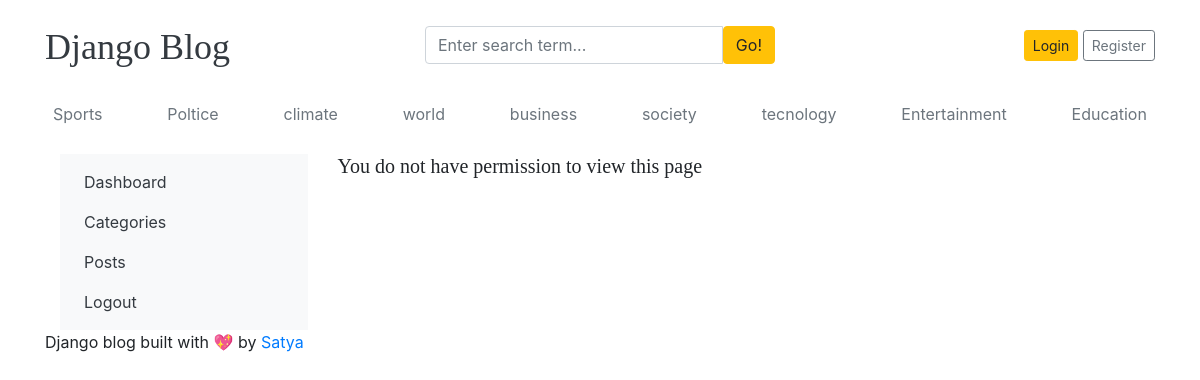
The page /dashboard/users/ on the database its author committed.
### blogs/models.py (models this page shows, shortened)
class Category(models.Model):
    category_name = models.CharField(max_length=50, unique=True)
    created_at = models.DateTimeField(auto_now_add=True)
    updated_at = models.DateTimeField(auto_now=True)
    class Meta:
        verbose_name_plural = 'categories'

### dashboards/views.py (the view)
# urls.py: path('users/',views.users, name='users'),
def users(request):
    users=User.objects.all()
    context={
        'users':users,
    }
    return render(request,'dashboard/users.html',context)

### blogs/context_processors.py (called while the page is built)
def get_categories(request):
    categories = Category.objects.all()
    return dict(categories=categories)

def get_social_links(request):
    social_links = SocialLink.objects.all()
    return dict(social_links=social_links)

### templates/dashboard/users.html
{% extends "base.html" %}
{%block content %}
<div class="row">
 {% include 'dashboard/sidebar.html'%}
     <div class="col-md-9">
      {% if perms.auth.view_user %}
        <h2>All Users</h2>
        <a href="{% url 'add_user' %}" class="btn btn-dark text-light float-right"> Add  User</a>
        <table class="table table-hover">
  <thead>
    <tr>
      <th >#</th>
      <th > Full name</th>
      <th> Username </th>
      <th >Email</th>
      <th >Active</th>
      <th>Staff</th>
      <th>superuser</th>
      <th> Action </th>
       {%for user in users%}
    <tr>
      <td >{{forloop.counter}}</td>
      <td>{{user.first_name}}{{user.last_name}}</td>
      <td>{{user.username}}</td>
      <td>{{user.email}}</td>
      <td>{%if user.is_active%}<i class="fa fa-check text-success"></i>{%else %} <i class="fa fa-times text-danger"></i>{% endif %} </td>
      <td>{%if user.is_staff%}<i class="fa fa-check text-success"></i>{%else %} <i class="fa fa-times text-danger"></i>{% endif %} </td>
    <td>{%if user.is_superuser%}<i class="fa fa-check text-success"></i>{%else %} <i class="fa fa-times text-danger"></i>{% endif %} </td>
      <td>
          <a href="{% url 'edit_user' user.id%}"><i class="fa fa-edit text-success"></i></a>
          &nbsp;
         <a href="{% url 'delete_user' user.id%}"> <i class="fa fa-trash text-danger"></i></a>
      </td>
    </tr>
    {% endfor %}
    </tr>
  </thead>
  <tbody>
  </tbody>
</table>
{% else %}
<h5> You do not have permission to view this page</h5>
{% endif%}
     </div>
 </div>
{% endblock %}

### templates/base.html (shortened to what this page needs)
{% load static %}
<!DOCTYPE html>
<html lang="en">
<head>
    <link href="https://getbootstrap.com/docs/4.0/dist/css/bootstrap.min.css" rel="stylesheet">
    <link href="{% static 'css/blog.css' %}" rel="stylesheet">
    <link rel="stylesheet" href="https://cdnjs.cloudflare.com/ajax/libs/font-awesome/4.7.0/css/font-awesome.min.css">
  </head>
<body>
    <div class="container">
      <header class="blog-header py-3">
        <div class="row flex-nowrap justify-content-between align-items-center">
          <div class="col-4 pt-1">
            <a class="blog-header-logo text-dark" href="/">Django Blog</a>
          </div>
          <div class="col-4">
            <form action="{% url 'search' %}" method="GET">
              <div class="input-group">
                <input class="form-control" type="text" name="keyword" value="{{ keyword }}" placeholder="Enter search term..." aria-label="Enter search term..." aria-describedby="button-search" />
                <button type="submit" class="btn btn-warning" id="button-search" type="button">Go!</button>
            </div>
            </form>
          </div>
          <div class="col-4 d-flex justify-content-end align-items-center">
            {% if not user.is_authenticated %}
            <a class="btn btn-sm btn-warning" href="{% url 'login' %}">Login</a> &nbsp;
            <a class="btn btn-sm btn-outline-secondary" href="{% url 'register' %}">Register</a>
            {% else %}
            <span><a href="{% url 'dashboard' %}">Dashboard</a></span>
            &emsp;
            <span><a href="{% url 'logout' %}">Logout</a></span>
            {% endif %}
          </div>
        </div>
      </header>
      <div class="nav-scroller py-1 mb-2">
        <nav class="nav d-flex justify-content-between">
          {% for cat in categories %}
          <a class="p-2 text-muted" href="{% url 'posts_by_category' cat.id %}">{{ cat.category_name }}</a>
          {% endfor %}
        </nav>
      </div>
<div class="container mt-3">
    {% block content %}
    {% endblock %}
</div>
<footer class="blog-footer">
    <p>Django blog built with 💖 by <a href="#">Satya</a></p>
  </footer>
  </body>
  </html>

### static/css/blog.css (style rules this page uses)
.blog-header-logo { font-family: "Playfair Display", Georgia, "Times New Roman", serif; font-size: 2.25rem; }
h1, h2, h3, h4, h5, h6 { font-family: "Playfair Display", Georgia, "Times New Roman", serif; }

### rows shown on the page
Category: category_name "Sports"
Category: category_name "Poltice"
Category: category_name "climate"
Category: category_name "world"
Category: category_name "business"
Category: category_name "society"
Category: category_name "tecnology"
Category: category_name "Entertainment"
Category: category_name "Education"
